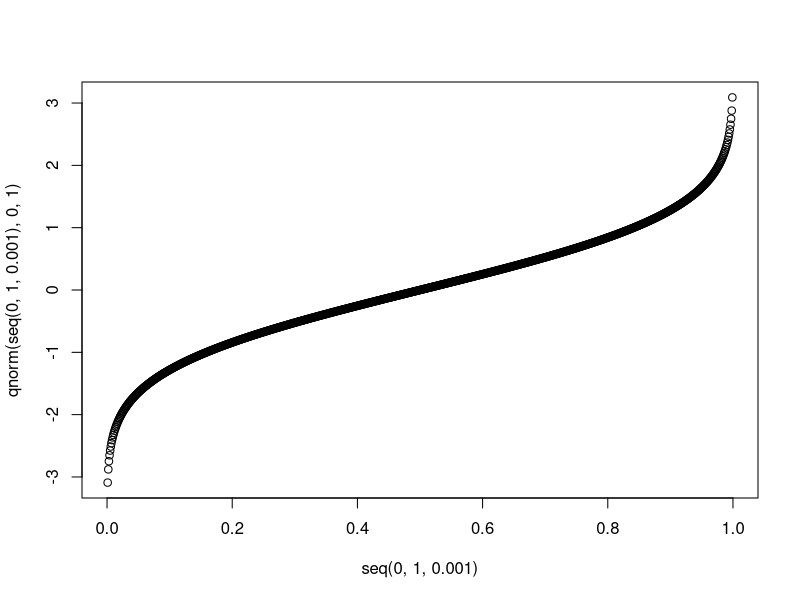
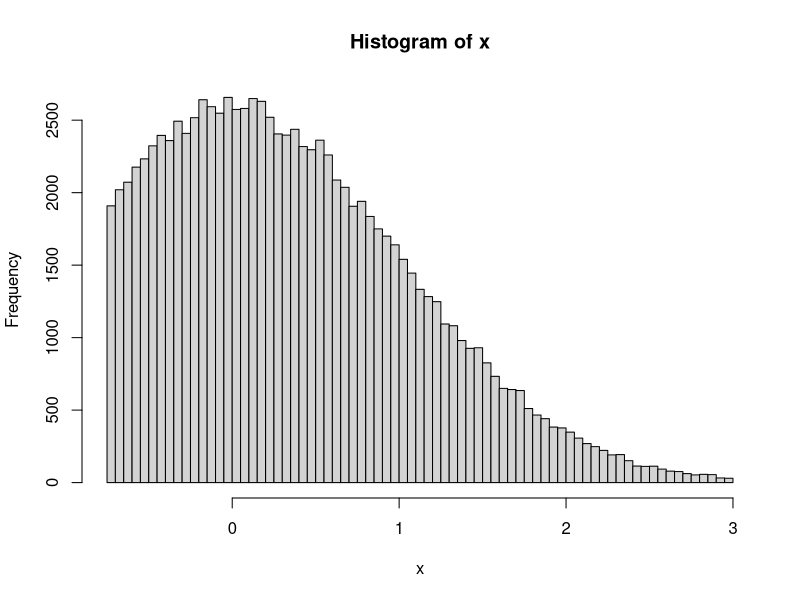

Generate these figures, in order, with R: (Note: this script raises an error after producing the figures.)
plot(seq(0,1,0.001),qnorm(seq(0,1,0.001),0,1))
u = 1/runif(1,0,pnorm(2,0,1))
u
1/(qnorm(u,0,1))

x <- rep(NA, 100000)
for(i in 1:100000) {
Fa = pnorm(-0.75,0,1)
Fb = pnorm(3,0,1)
v = Fa + (Fb-Fa)*runif(1,0,1)   #/* V ~ U(F(a), F(b))  */
x[i] = qnorm(v,0,1)           #/* truncated normal on [a,b] */
}
hist(x,100)

pexp()

hist(rgamma(100000,4,1)+20,100)
